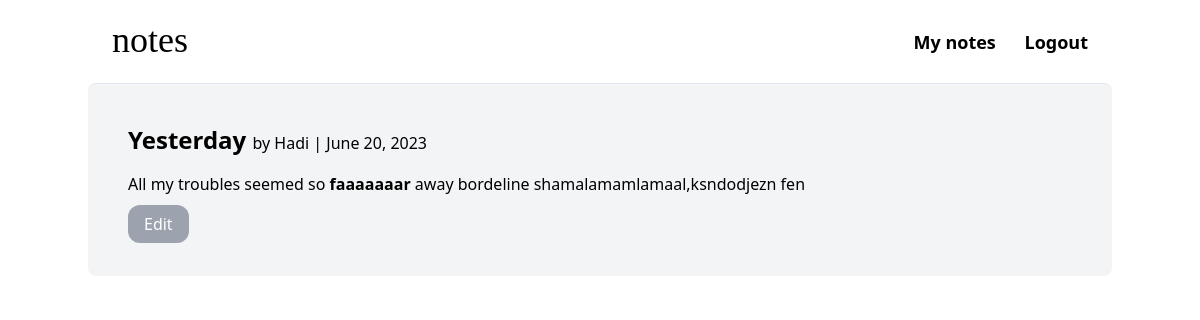
Screenshot of /note-detail/3 (signed in) with the database file from the repository.
### main/models.py (models this page shows, shortened)
class Note(models.Model):
    user = models.ForeignKey(User, on_delete=models.CASCADE, null=True, blank=True, related_name="notes")
    title = models.CharField(max_length=150, blank=True)
    note = RichTextField(blank=True, null=True)
    created_time = models.DateTimeField(auto_now_add=True)
    published = models.BooleanField(default=False)
    class Meta:
        ordering = ['-created_time'] # '-' prefix for a descending order

### main/views.py (the view)
# urls.py: path('note-detail/<int:pk>', NoteListDetail.as_view(), name='note-detail'),
class NoteListDetail(LoginRequiredMixin, TemplateView):
    template_name = "main/note_detail.html"
    def get_context_data(self, **kwargs):
        context = super().get_context_data(**kwargs)
        note_id = self.kwargs['pk']
        context['note'] = Note.objects.get(id=note_id)
        return context

### main/templates/main/note_detail.html (shortened to what this page needs)
{% extends 'main/base.html' %}
{% block body %}
<div class="p-4 space-y-4">
  <h1 class="text-2xl font-semibold">{{ note.title|title }} <span class="text-base font-thin"> by {{ note.user|title }} | {{ note.created_time|date:'N j, Y' }}</span></h1>
  <p>{{ note.note|safe }}</p>
  {% if note.user == user %}
    <a href="{% url 'note-update' note.id %}" class="px-4 py-2 bg-gray-400 hover:bg-gray-600 rounded-xl text-white">Edit</a>
  {% endif %}
</div>
{% endblock body %}

### rows the page displays
Note: title "Yesterday", user "Hadi", created_time "June 20, 2023", note "All my troubles seemed so faaaaaaar away bordeline shamalamamlamaal,ksndodjezn fen"
